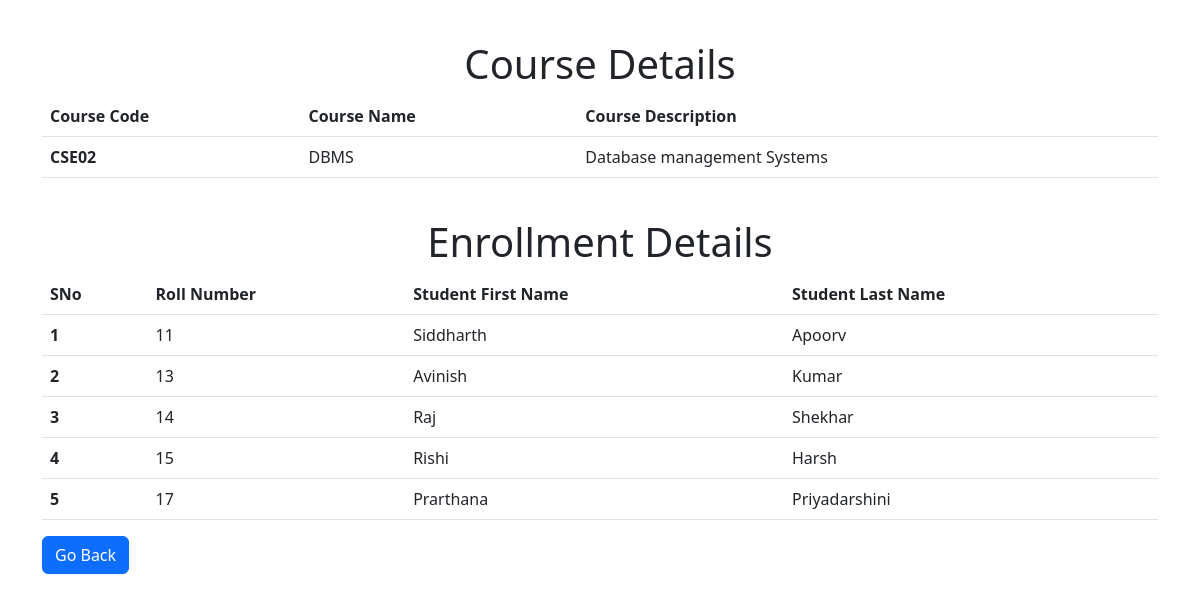
Screenshot of /course/27 with the database file from the repository.
### catalog/__init__.py (models this page shows)
class Course(db.Model):
    __tablename__ = 'course'
    course_id = db.Column(db.Integer, primary_key=True, autoincrement=True)
    course_name = db.Column(db.String, nullable=False, unique=True)
    course_code = db.Column(db.String, nullable=False)
    course_description = db.Column(db.String)
    children = db.relationship("Student", secondary="enrollments")

class Student(db.Model):
    __tablename__ = "student"
    student_id = db.Column(db.Integer, primary_key=True, autoincrement=True)
    roll_number = db.Column(db.String, nullable=False, unique=True)
    first_name = db.Column(db.String, nullable=False)
    last_name = db.Column(db.String)

### catalog/__init__.py (the view)
@app.route("/course/<int:course_id>", methods=["GET", "POST"])
def complete_course_info(course_id):
    fcourse = Course.query.get(course_id)
    enrol_ids = Enrollments.query.filter_by(ecourse_id=course_id).all()
    student_ids = []
    for i in enrol_ids:
        student_ids.append(i.estudent_id)
    stu_id = Student.query.filter(Student.student_id.in_(student_ids)).all()
    return render_template("course_detail.html", student_id = stu_id, course_id=fcourse)

### catalog/templates/course_detail.html (shortened to what this page needs)
<!DOCTYPE html>
<html lang="en">
<head>
    <link href="https://cdn.jsdelivr.net/npm/bootstrap@5.2.0-beta1/dist/css/bootstrap.min.css" rel="stylesheet">
</head>
<body style="margin-top: 40px;">
    <div class="container">
        <h1>
            <center>Course Details</center>
        </h1>
        <table id="course-detail" class="table table-hover">
            <thead>
                <tr>
                    <th scope="col">Course Code</th>
                    <th scope="col">Course Name</th>
                    <th scope="col">Course Description</th>
                </tr>
            </thead>
            <tbody>
                <tr>
                    <th scope="row">{{course_id["course_code"]}}</td>
                    <td>{{course_id["course_name"]}}</td>
                    <td>{{course_id["course_description"]}}</td>
                </tr>
            </tbody>
        </table><br>
        <h1>
            <center>Enrollment Details</center>
        </h1>
        <table id="course-table" class="table table-hover">
            <thead>
                <tr>
                    <th scope="col">SNo</th>
                    <th scope="col">Roll Number</th>
                    <th scope="col">Student First Name</th>
                    <th scope="col">Student Last Name</th>
                </tr>
            </thead>
            <tbody>
                {% for stu in student_id %}
                <tr>
                    <th scope="row">{{loop.index}}</td>
                    <td>{{stu["roll_number"]}}</td>
                    <td>{{stu["first_name"]}}</td>
                    <td>{{stu["last_name"]}}</td>
                </tr>
                {% endfor %}
            </tbody>
        </table>
        <a href="/courses"><input type="submit" value="Go Back" class="btn btn-primary"></a>
    </div>
</body>
</html>

### rows the page displays
Course: course_code "CSE02", course_name "DBMS", course_description "Database management Systems"
Student: roll_number "11", first_name "Siddharth", last_name "Apoorv"
Student: roll_number "13", first_name "Avinish", last_name "Kumar"
Student: roll_number "14", first_name "Raj", last_name "Shekhar"
Student: roll_number "15", first_name "Rishi", last_name "Harsh"
Student: roll_number "17", first_name "Prarthana", last_name "Priyadarshini"
